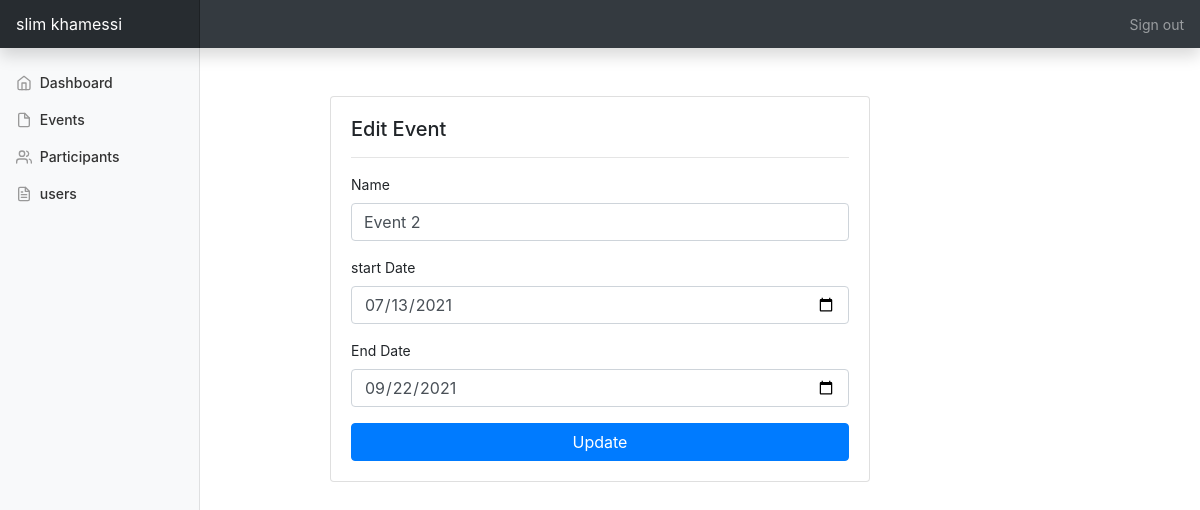
The page /editEvent.php?id=1 (signed in) on the database its author committed.
### tables this page shows
CREATE TABLE IF NOT EXISTS `events` (
  `id` int NOT NULL AUTO_INCREMENT,
  `name` varchar(50) NOT NULL,
  `start_date` date NOT NULL,
  `end_date` date NOT NULL,
  PRIMARY KEY (`id`)
);

### editEvent.php (the view, shortened to what this page needs)
<?php
include'db.php';
$id = $_GET['id'];
$ev = $db->query("SELECT * FROM events WHERE id='$id'");
$dataRow = $ev->fetch_object();
 include 'header.php';
?>
<div class="container">
    <div class="row">
        <div class="col-md-6 offset-md-3">
            <div class="card mt-5">
                <div class="card-body">
                    <h5 class="card-title">Edit Event</h5>
                    <hr>
                    <form style="width: 100%" method="post">
                        <div class="form-group">
                            <label for="name">Name</label>
                            <input type="text" class="form-control" id="name" name="name" value="<?=$dataRow->name?>" required>
                        </div>
                        <div class="form-group">
                            <label for="start_date">start Date</label>
                            <input type="date" class="form-control" id="start_date" name="start_date" value="<?=$dataRow->start_date?>">
                        </div>
                        <div class="form-group">
                            <label for="end_date">End Date</label>
                            <input type="date" class="form-control" id="end_date" name="end_date" value="<?=$dataRow->end_date?>">
                        </div>
                        <button type="submit" name="submit" class="btn btn-primary btn-block" >Update</button>
                    </form>
                </div>
            </div>
        </div>
    </div>
</div>
<?php include 'footer.php'?>

### assets/css/dashboard.css (style rules this page uses)
body { font-size: .875rem; }

### rows shown on the page
events: name "Event 2", start_date "07/13/2021", end_date "09/22/2021"

### other values the page prints
$_SESSION['username'] "slim khamessi"
